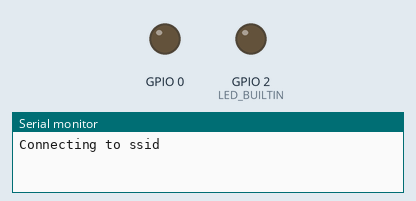
Recording of a program running on a simulated ESP8266 (NodeMCU). On the bench: output pins drawn as LEDs (lit = HIGH, except the on-board LED, lit = LOW), the last lines printed to the serial monitor. WiFi joins after 1.5 s; servers stay silent unless stated; the local clock reads 2024-03-15 10:24:30 at power-on unless the program sets it; web services answer with replies made up by the test bench.

Above: at 0.1 s.
At 5.1 s:
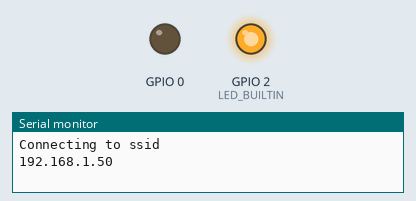
Timing chart, 0 to 6.6 s (numbered marks = the images above):
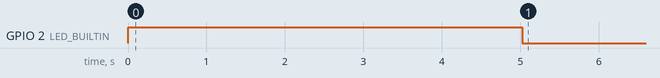

Measured:
- by itself, GPIO 2 (LED_BUILTIN): HIGH → LOW at 5.0 s

The program:

main.cpp
```cpp
#include <Arduino.h>
#include <ESP8266WiFi.h>
#include <ESP8266WebServer.h>
#include <ESP8266HTTPClient.h>
#include <WiFiConnector.h>
#include <NetworkIdentify.h>
#include <ArduinoJson.h>
#include <Time.h>
#include <SmartDelay.h>

NetworkIdentify networkIdentify("FishLight", "FishLight", 54545);
WiFiConnector connector("ssid", "password");
ESP8266WebServer server(80);
SmartDelay timeRequestDelay(1000 * 3600);
SmartDelay checkRelayDelay(5000ul);
SmartDelay updateCurrentTimeDelay(1000ul);
Time startTime(8, 0, 0);
Time finishTime(20, 0, 0);
Time currentTime(startTime);
Time lastRequestedTime(currentTime);

const unsigned long timeZoneSeconds = 3 * 3600;
unsigned long lastMillis;
bool timeSinchronized = false;

bool isEnabled()
{
  int start = startTime.getTotalSeconds();
  int finish = finishTime.getTotalSeconds();
  int current = currentTime.getTotalSeconds();
  if (start < finish)
    return current >= start && current <= finish;
  return current <= start || current >= finish;
}

void serverHandleRoot()
{
  String message = "Start time: " + startTime.toString();
  message += "<br>Finish time: " + finishTime.toString();
  message += "<br>Current time: " + currentTime.toString();
  message += "<br>Last requested time: " + lastRequestedTime.toString();
  message += "<br>Sinchronized: " + String(timeSinchronized ? "true": "false");
  message += "<br>Enabled: " + String(isEnabled() ? "true": "false");

  server.send(200, "text/html", message);
}

void serverHandleConfig()
{
  String strStartHour = server.arg("start_hour");
  String strStartMinute = server.arg("start_minute");
  String strWorkMinutes = server.arg("work_minutes");

  if (strStartHour ==  "" || strStartMinute == "" || strWorkMinutes == "")
  {
    int work_seconds = finishTime.getTotalSeconds() - startTime.getTotalSeconds();
    String message = "{";
    message += "\"start_hour\": " + String(startTime.getHour()) + ",";
    message += "\"start_minute\": " + String(startTime.getMinute()) + ",";
    message += "\"work_minutes\": " + String(work_seconds / 60) + ",";

    message += "\"current_time\": \"" + currentTime.toString() + "\",";
    message += "\"last_requested_time\": \"" + lastRequestedTime.toString() + "\",";
    message += "\"sinchronized\": " + String(timeSinchronized ? "true": "false") + ", ";
    message += "\"enabled\": " + String(isEnabled() ? "true": "false");

    message += "}";
    server.send(200, "application/json", message);
    return;
  }
  startTime.setHour(strStartHour.toInt());
  startTime.setMinute(strStartMinute.toInt());
  finishTime.setTotalSeconds(startTime.getTotalSeconds() + strWorkMinutes.toInt() * 60);
  server.send(200, "text/html", "OK");
}

void serverHandleNotFound()
{
  server.send(404, "text/plain", "Not found");
}

void serverStart()
{
  server.on("/", serverHandleRoot);
  server.on("/config", serverHandleConfig);
  server.onNotFound(serverHandleNotFound);
  server.begin();
}

bool requestTime()
{
  Serial.print(WiFi.localIP());
  const String url = "http://worldtimeapi.org/api/timezone/Europe/Moscow";
  HTTPClient http;

  http.begin(url);
  int httpCode = http.GET();
  bool result = false;

  if (httpCode > 0)
  {
    String response = http.getString();
    StaticJsonDocument<1024> doc;
    DeserializationError error = ArduinoJson::deserializeJson(doc, response);
    if (!error)
    {
      unsigned long totalSeconds = doc["unixtime"].as<unsigned long>();
      lastRequestedTime.setTotalSeconds(totalSeconds + timeZoneSeconds);
      lastMillis = millis();
      result = true;
    }
  }

  http.end();
  return result;
}

void setup()
{
  pinMode(LED_BUILTIN, OUTPUT);
  pinMode(0, OUTPUT);
  digitalWrite(LED_BUILTIN, HIGH);

  connector.connect();
  serverStart();
  networkIdentify.setup();
  timeSinchronized = false;
}

void loop()
{
  networkIdentify.handle();
  server.handleClient();

  if (updateCurrentTimeDelay.now())
  {
    unsigned long delta = millis() - lastMillis;
    currentTime.setTotalSeconds(lastRequestedTime.getTotalSeconds() + delta / 1000);
  }

  if (timeRequestDelay.now())
    timeSinchronized = false;

  if (connector.isConnected() && !timeSinchronized)
    timeSinchronized = requestTime();

  if (checkRelayDelay.now())
  {
    bool enabled = isEnabled();

    digitalWrite(LED_BUILTIN, enabled ? LOW : HIGH);
    digitalWrite(0, enabled ? LOW : HIGH);
  }
  delay(100);
}
```

NetworkIdentify.h
```cpp
#ifndef NetworkIdentify_h
#define NetworkIdentify_h

#include <WiFiUdp.h>
#include <Arduino.h>

class NetworkIdentify
{
public:
    NetworkIdentify(const String &name, const String &type, int port);

    void setup();
    void handle();

private:
    String name;
    String type;
    String sendText;
    int port;
    WiFiUDP udp;
};

#endif
```

SmartDelay.h
```cpp
#ifndef SmartDelay_h
#define SmartDelay_h

class SmartDelay
{
public:
    SmartDelay(unsigned long delay);

    bool now();
private:
    unsigned long delay;
    unsigned long last;
};

#endif
```

Time.h
```cpp
#ifndef Time_h
#define Time_h

#include <Arduino.h>

class Time
{
public:
    Time();
    Time(int hour, int minute, int second);
    Time(unsigned long seconds);
    inline int getSecond() const { return second; }
    inline int getMinute() const { return minute; }
    inline int getHour() const { return hour; }
    inline void setHour(int hour) { this->hour = hour; }
    inline void setMinute(int minute) { this->minute = minute; }
    inline void setSecond(int second) { this->second = second; }
    inline int getTotalSeconds() const { return second + minute * 60 + hour * 3600; }
    void setTotalSeconds(unsigned long seconds);
    String toString() const;

private:
    int hour;
    int minute;
    int second;
};

#endif
```

WiFiConnector.h
```cpp
#ifndef WiFiConnector_h
#define WiFiConnector_h

#include <Arduino.h>

class WiFiConnector
{
public:
    WiFiConnector(const String &ssid, const String &password);
    void connect();
    void disconnect();
    bool isConnected();
private:
    String ssid;
    String password;
};

#endif
```

NetworkIdentify.cpp
```cpp
#include <NetworkIdentify.h>

NetworkIdentify::NetworkIdentify(const String &name, const String &type, int port) : udp()
{
  this->name = name;
  this->type = type;
  this->port = port;
  sendText = "{\"name\": \"" + name + "\", \"type\": \"" + type + "\"}";
}

void NetworkIdentify::setup()
{
  udp.begin(port);
}

void NetworkIdentify::handle()
{
  int packetSize = udp.parsePacket();
  if (packetSize)
  {
    Serial.printf("Received %d bytes from %s, port %d\n", packetSize, udp.remoteIP().toString().c_str(), udp.remotePort());
    udp.beginPacket(udp.remoteIP(), udp.remotePort());
    udp.write(sendText.c_str());
    udp.endPacket();
    Serial.printf("UDP packet send: %s\n", sendText.c_str());
  }
}
```

SmartDelay.cpp
```cpp
#include <SmartDelay.h>
#include <Arduino.h>

SmartDelay::SmartDelay(unsigned long delay)
{
    this->delay = delay;
    last = millis();
}

bool SmartDelay::now()
{
    unsigned long time = millis();
    if (time - last < delay)
        return false;
    last = time;
    return true;
}
```

Time.cpp
```cpp
#include <Time.h>

Time::Time()
{
    hour = 0;
    minute = 0;
    second = 0;
}

Time::Time(unsigned long seconds)
{
    setTotalSeconds(seconds);
}

Time::Time(int hour, int minute, int second)
{
    this->hour = hour;
    this->minute = minute;
    this->second = second;
}

void Time::setTotalSeconds(unsigned long seconds)
{
    second = seconds % 60;
    minute = (seconds / 60) % 60;
    hour = (seconds / 3600) % 24;
}

String Time::toString() const
{
    return String(hour) + ":" + String(minute) + ":" + String(second);
}
```

WiFiConnector.cpp
```cpp
#include <WiFiConnector.h>
#include <ESP8266WiFi.h>

WiFiConnector::WiFiConnector(const String &ssid, const String &password)
{
    this->ssid = ssid;
    this->password = password;
}

void WiFiConnector::connect()
{
    Serial.print("Connecting to ");
    Serial.println(ssid);

    WiFi.mode(WIFI_STA);
    WiFi.begin(ssid, password);
}

void WiFiConnector::disconnect()
{
    WiFi.disconnect(true);
}

bool WiFiConnector::isConnected()
{
    return WiFi.status() == WL_CONNECTED;
}
```
